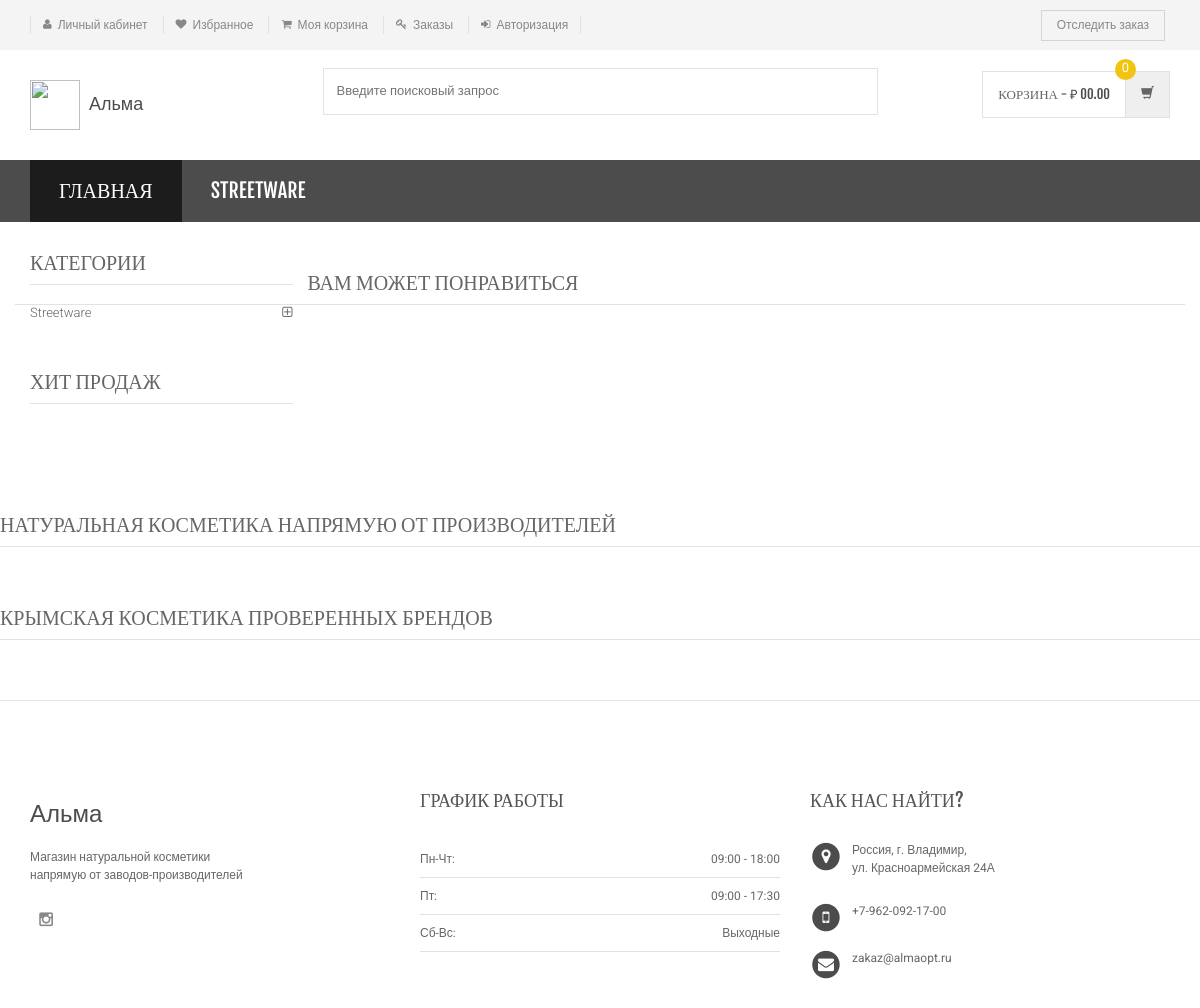
Before: /product-details.php with the older database file.
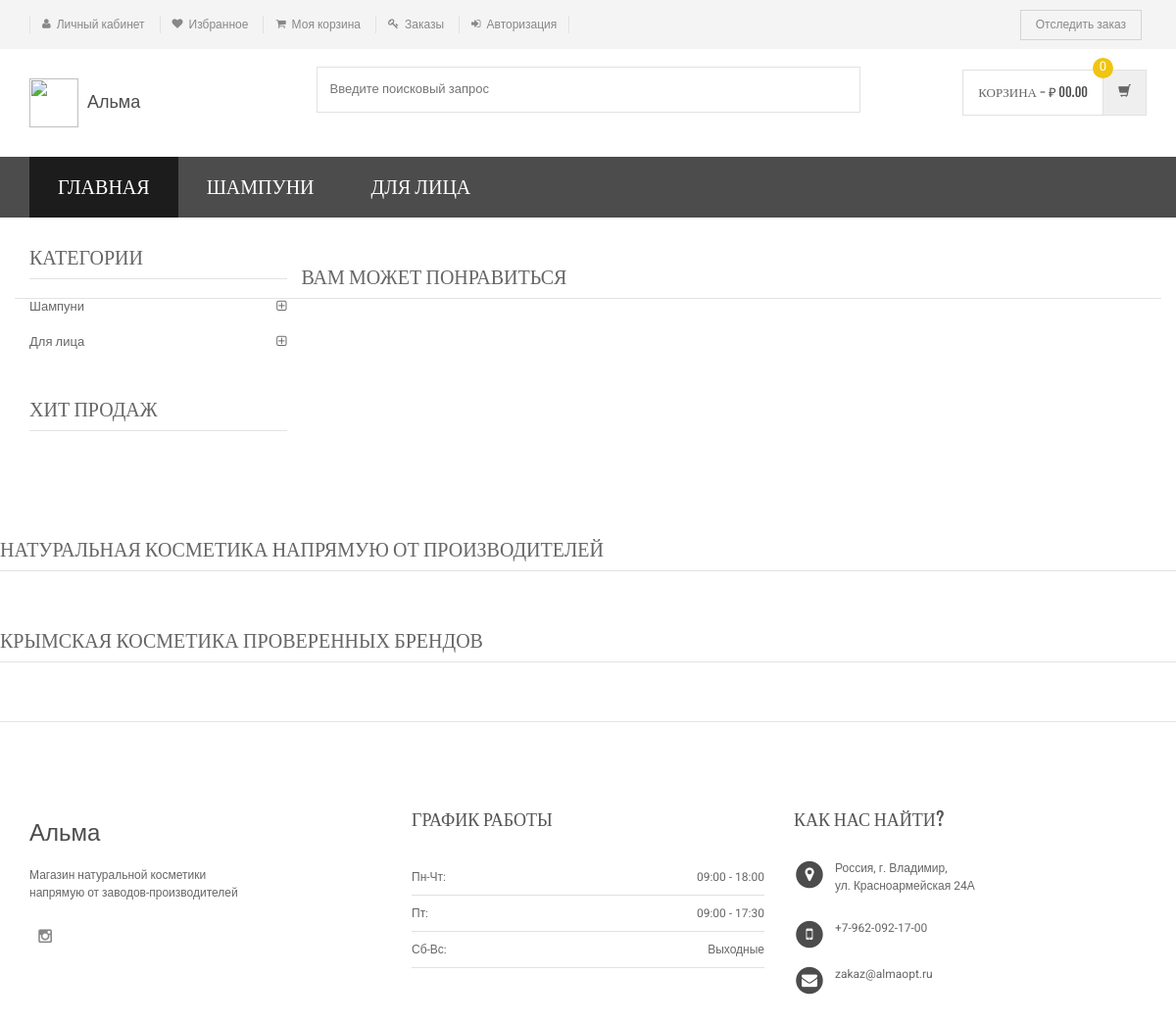
After: the same page with the newer database file.
### tables this page shows
CREATE TABLE `category` (
  `id` int(11) NOT NULL,
  `categoryName` varchar(255) DEFAULT NULL,
  `categoryDescription` longtext,
  `creationDate` timestamp NOT NULL DEFAULT CURRENT_TIMESTAMP,
  `updationDate` varchar(255) DEFAULT NULL
);

### product-details.php (the view, shortened to what this page needs)
<?php
	include('includes/config.php');
?>
<!DOCTYPE html>
<html lang="ru">
	<head>
	    <link rel="stylesheet" href="assets/css/bootstrap.min.css">
	    <link rel="stylesheet" href="assets/css/main.css">
	    <link rel="stylesheet" href="assets/css/green.css">
	    <link rel="stylesheet" href="assets/css/owl.carousel.css">
		<link rel="stylesheet" href="assets/css/owl.transitions.css">
		<link href="assets/css/lightbox.css" rel="stylesheet">
		<link rel="stylesheet" href="assets/css/animate.min.css">
		<link rel="stylesheet" href="assets/css/rateit.css">
		<link rel="stylesheet" href="assets/css/bootstrap-select.min.css">
		<link rel="stylesheet" href="assets/css/config.css">
		<link href="assets/css/green.css" rel="alternate stylesheet" title="Green color">
		<link href="assets/css/blue.css" rel="alternate stylesheet" title="Blue color">
		<link href="assets/css/red.css" rel="alternate stylesheet" title="Red color">
		<link href="assets/css/orange.css" rel="alternate stylesheet" title="Orange color">
		<link href="assets/css/dark-green.css" rel="alternate stylesheet" title="Darkgreen color">
		<link rel="stylesheet" href="assets/css/font-awesome.min.css">
	</head>
    <body class="cnt-home">
		<header class="header-style-1">
				<?php include('includes/top-header.php');?>
				<?php include('includes/main-header.php');?>
				<?php include('includes/menu-bar.php');?>
		</header>
		<div class="body-content outer-top-xs">
			<div class='container'>
				<div class='row single-product outer-bottom-sm '>
					<div class='col-md-3 sidebar'>
						<div class="sidebar-module-container">
								<div class="sidebar-widget outer-bottom-xs wow fadeInUp">
									<h3 class="section-title">Категории</h3>
									<div class="sidebar-widget-body m-t-10">
										<div class="accordion">
								            <?php $sql=mysqli_query($con,"select id,categoryName  from category");
												while($row=mysqli_fetch_array($sql))
												{
						    				?>
									    	<div class="accordion-group">
									            <div class="accordion-heading">
									                <a href="category.php?cid=<?php echo $row['id'];?>"  class="accordion-toggle collapsed">
									                   <?php echo $row['categoryName'];?>
									                </a>
									            </div>
									        </div>
									        <?php } ?>
									    </div>
									</div>
								</div>
								<div class="sidebar-widget hot-deals wow fadeInUp">
									<h3 class="section-title">Хит продаж</h3>
								</div>
						</div>
					</div>
<section class="section featured-product wow fadeInUp">
	<h3 class="section-title">Вам может понравиться </h3>
</section>
			</div>
		</div>
<?php include('includes/brands-slider.php');?>
<?php include('includes/brands-slider-duble.php');?>
</div>
<?php include('includes/footer.php');?>
</body>
</html>

### includes/menu-bar.php (shortened to what this page needs)
<div class="header-nav animate-dropdown">
    <div class="container">
        <div class="yamm navbar navbar-default" role="navigation">
            <div class="nav-bg-class">
                <div class="navbar-collapse collapse" id="mc-horizontal-menu-collapse">
					<div class="nav-outer">
						<ul class="nav navbar-nav">
							<li class="active dropdown yamm-fw">
								<a href="index.php" data-hover="dropdown" class="dropdown-toggle">Главная</a>
							</li>
				            <?php $sql=mysqli_query($con,"select id,categoryName  from category limit 6");
								while($row=mysqli_fetch_array($sql))
								{
				    		?>
				    		<li class="dropdown yamm">
				    			<a href="category.php?cid=<?php echo $row['id'];?>"> <?php echo $row['categoryName'];?></a>
				    		</li>
				    			<?php } ?>
				    	</ul>
						<div class="clearfix"></div>
					</div>
				</div>
			</div>
        </div>
    </div>
</div>

Changed rows visible on the page:
changed category: categoryName "STREETWARE" → "ШАМПУНИ"; categoryName "Streetware" → "Шампуни"
added category: categoryName "ДЛЯ ЛИЦА", categoryName "Для лица"
